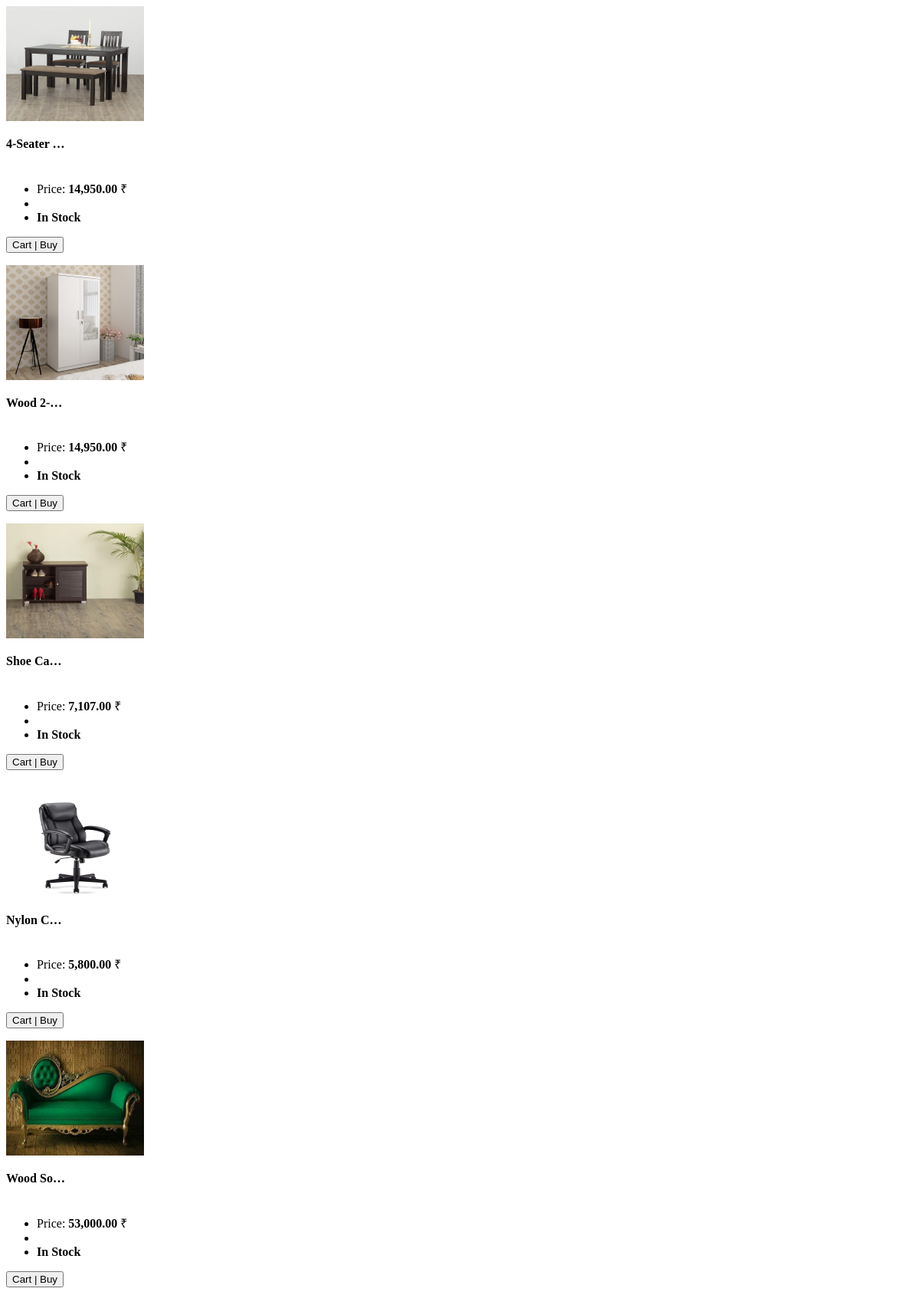
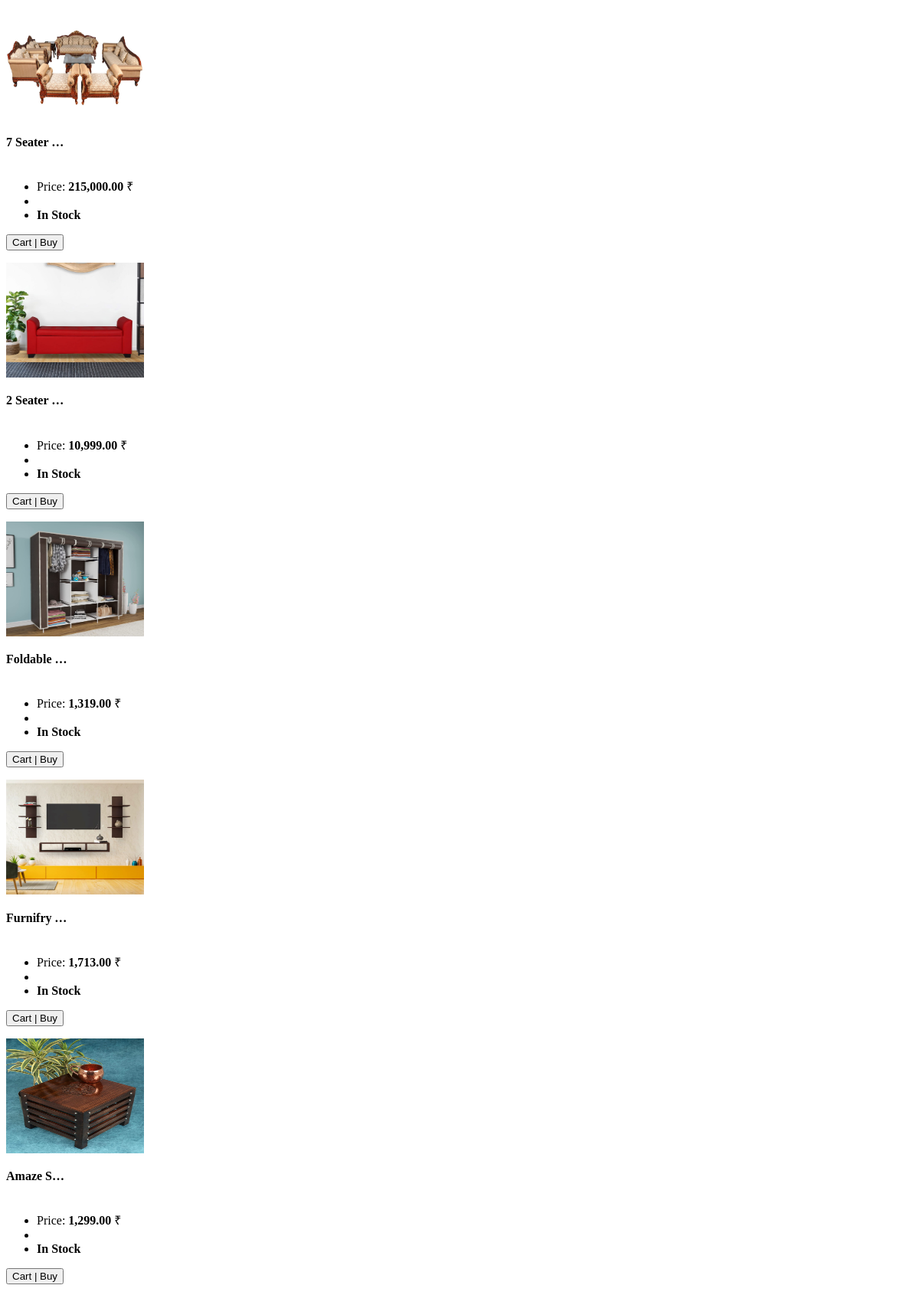
/furniture_products_fetchall.php (upper part), run on the app's committed database (2 pictures, top to bottom).
### tables this page shows
CREATE TABLE `e_products` (
  `id` int(11) NOT NULL,
  `p_name` varchar(255) NOT NULL,
  `p_price` varchar(255) NOT NULL,
  `p_category` varchar(255) NOT NULL,
  `p_description` varchar(255) NOT NULL,
  `p_image` varchar(255) NOT NULL,
  `p_id` varchar(255) NOT NULL,
  `status` varchar(255) NOT NULL
);

### furniture_products_fetchall.php (the view, shortened to what this page needs)
<?php
include "config.php";
$sql="SELECT * FROM e_products WHERE p_category='furniture'";
$result=mysqli_query($con,$sql);
if(mysqli_num_rows($result) > 0)
{
	while ($row=mysqli_fetch_assoc($result)) {
		?>
            <div class="col-md-2 col-6 my-2">
                <div class="card" >
                    <div class="card_products">
                	<img class="card-img-top img-descid" data-imgid="<?php echo $row['id'] ?>" src="admin/<?php echo $row['p_image'] ?>" alt="Card image" width="180px" height="150px">
                    <div class="card-body">
                        <h4 class="card-title text-lowercase" style="display:inline-block; white-space: nowrap;  overflow: hidden; text-overflow: ellipsis; max-width: 10ch;"><?php echo $row['p_name'] ?></h4>
                        <p class="card-text">
                            <ul class="furniture-product-desc">
                                <li>Price: <strong><?php echo number_format($row['p_price'],2,'.',',');
                                 ?>  </strong>&#8377;</li>
                                 <li>
                             	</li>
                                <li>
                                	<?php
                                    if($row['status']=="In Stock"){
                                        ?>
                                        <strong class="text-success"><?php echo $row['status'] ?></strong>
                                        <?php
                                    }else{
                                         ?>
                                        <strong class="text-danger"><?php echo $row['status'] ?></strong>
                                        <?php
                                    }
                                     ?>
                                </li>
                            </ul>
                        </p>
                         <form method="POST" class="add_to_cart_form" accept-charset="utf-8" enctype="multipart/form-data">
               	            <?php
                             if($row['status']=="Out of Stock"){
                                        ?>
                                         <button disabled="true" class="btn btn-danger btn-cart" type="submit" data-cid="<?php echo $row['id'] ?>">Cart | Buy</button>
                                        <?php
                                    }else{
                                         ?>
                                        <button class="btn btn-danger btn-cart" type="submit" data-cid="<?php echo $row['id'] ?>">Cart | Buy</button>
                                        <?php
                                    }
                                     ?>
	                            </form>
                    </div>
</div>
</div>
                </div>
		<?php
	}
}
 ?>

### data on the page
e_products: p_image (picture), p_name "4-Seater…", p_price "14,950.00", status "In Stock"
e_products: p_image (picture), p_name "Wood 2-…", p_price "14,950.00", status "In Stock"
e_products: p_image (picture), p_name "Shoe Ca…", p_price "7,107.00", status "In Stock"
e_products: p_image (picture), p_name "Nylon C…", p_price "5,800.00", status "In Stock"
e_products: p_image (picture), p_name "Wood So…", p_price "53,000.00", status "In Stock"
e_products: p_image (picture), p_name "7 Seater…", p_price "215,000.00", status "In Stock"
e_products: p_image (picture), p_name "2 Seater…", p_price "10,999.00", status "In Stock"
e_products: p_image (picture), p_name "Foldable…", p_price "1,319.00", status "In Stock"
e_products: p_image (picture), p_name "Furnifry…", p_price "1,713.00", status "In Stock"
e_products: p_image (picture), p_name "Amaze S…", p_price "1,299.00", status "In Stock"
